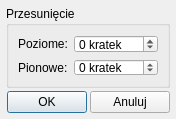
<?xml version="1.0" encoding="UTF-8"?>
<ui version="4.0">
 <class>dlgMove</class>
 <widget class="QDialog" name="dlgMove">
  <property name="geometry">
   <rect>
    <x>0</x>
    <y>0</y>
    <width>176</width>
    <height>119</height>
   </rect>
  </property>
  <property name="minimumSize">
   <size>
    <width>176</width>
    <height>119</height>
   </size>
  </property>
  <property name="maximumSize">
   <size>
    <width>176</width>
    <height>119</height>
   </size>
  </property>
  <property name="windowTitle">
   <string>Przesuń</string>
  </property>
  <layout class="QGridLayout" name="gridLayout_2">
   <property name="margin">
    <number>6</number>
   </property>
   <property name="spacing">
    <number>3</number>
   </property>
   <item row="0" column="0">
    <widget class="QGroupBox" name="gbMove">
     <property name="title">
      <string>Przesunięcie</string>
     </property>
     <layout class="QGridLayout" name="gridLayout">
      <item row="0" column="0">
       <widget class="QLabel" name="lbMoveHorizontal">
        <property name="text">
         <string>Poziome:</string>
        </property>
       </widget>
      </item>
      <item row="0" column="1">
       <widget class="QSpinBox" name="sbMoveHorizontal">
        <property name="suffix">
         <string> kratek</string>
        </property>
        <property name="minimum">
         <number>-1000</number>
        </property>
        <property name="maximum">
         <number>1000</number>
        </property>
       </widget>
      </item>
      <item row="1" column="0">
       <widget class="QLabel" name="lbMoveVertical">
        <property name="text">
         <string>Pionowe:</string>
        </property>
       </widget>
      </item>
      <item row="1" column="1">
       <widget class="QSpinBox" name="sbMoveVertical">
        <property name="suffix">
         <string> kratek</string>
        </property>
        <property name="minimum">
         <number>-1000</number>
        </property>
        <property name="maximum">
         <number>1000</number>
        </property>
       </widget>
      </item>
     </layout>
    </widget>
   </item>
   <item row="1" column="0">
    <layout class="QHBoxLayout" name="layHorizontal">
     <item>
      <spacer name="horizontalSpacer">
       <property name="orientation">
        <enum>Qt::Horizontal</enum>
       </property>
       <property name="sizeHint" stdset="0">
        <size>
         <width>40</width>
         <height>20</height>
        </size>
       </property>
      </spacer>
     </item>
     <item>
      <widget class="QPushButton" name="btnOK">
       <property name="text">
        <string>OK</string>
       </property>
      </widget>
     </item>
     <item>
      <widget class="QPushButton" name="btnCancel">
       <property name="text">
        <string>Anuluj</string>
       </property>
      </widget>
     </item>
    </layout>
   </item>
  </layout>
 </widget>
 <resources/>
 <connections>
  <connection>
   <sender>btnCancel</sender>
   <signal>clicked()</signal>
   <receiver>dlgMove</receiver>
   <slot>reject()</slot>
   <hints>
    <hint type="sourcelabel">
     <x>115</x>
     <y>97</y>
    </hint>
    <hint type="destinationlabel">
     <x>7</x>
     <y>93</y>
    </hint>
   </hints>
  </connection>
 </connections>
</ui>
